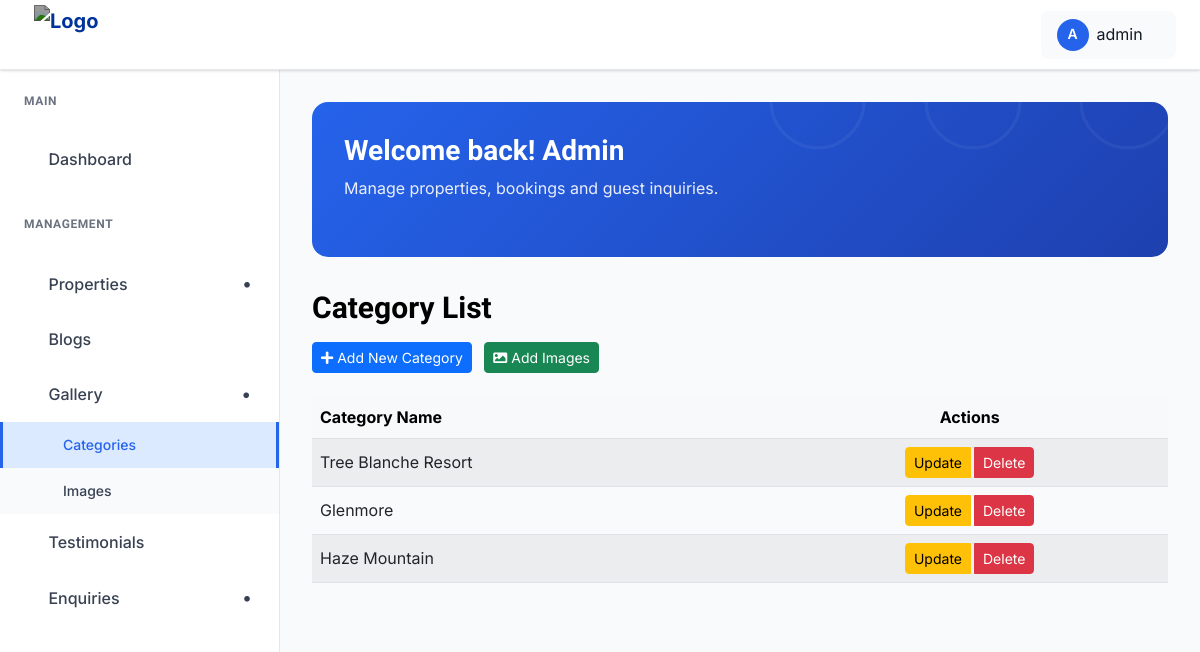
The app's page /dashboard/categories/ (signed in), older data.
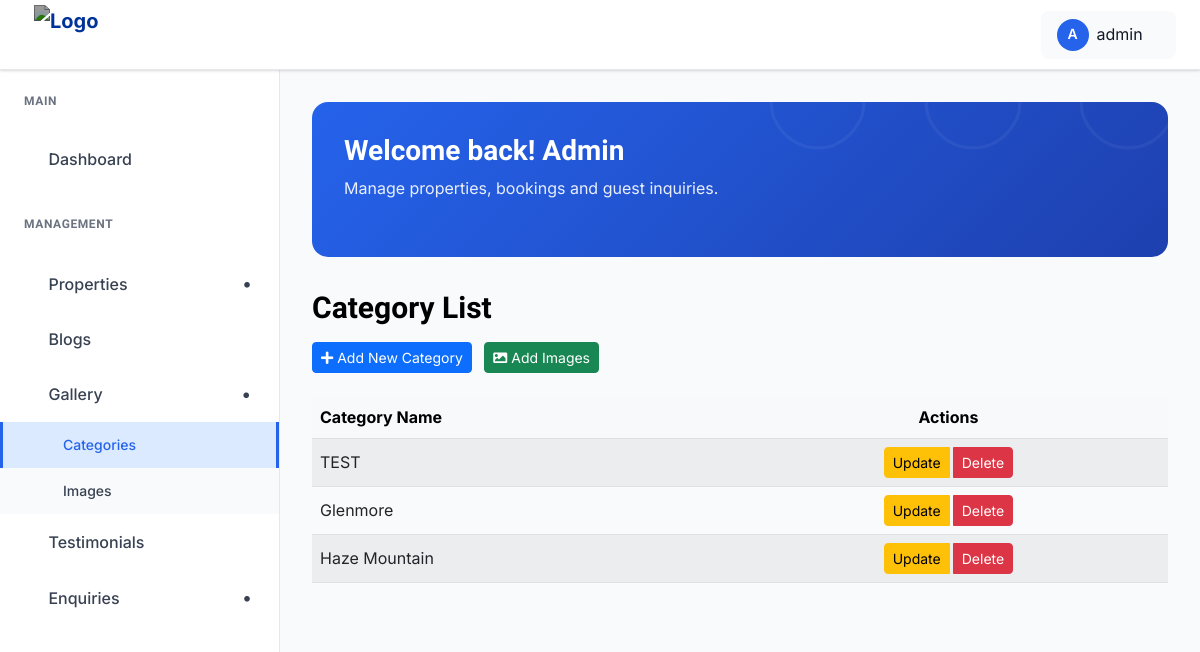
The same page, newer data.
### liok_hotels_app/models.py (models this page shows, shortened)
class Category(models.Model):
    name = models.CharField(max_length=100, unique=True)
    created_at = models.DateTimeField(auto_now_add=True)
    class Meta:
        verbose_name_plural = "Categories"

### liok_hotels_app/views.py (the view)
# urls.py: path("dashboard/categories/", views.category_list, name="category_list"),
@login_required(login_url="admin_pages:admin_login")
def category_list(request):
    categories = Category.objects.all().order_by("-created_at")
    paginator = Paginator(categories, 10)
    page_number = request.GET.get("page")
    categories = paginator.get_page(page_number)
    return render(request, "admin_pages/category_list.html", {"categories": categories})

### liok_hotels_app/context_processors.py (called while the page is built)
def global_properties(request):
    qs = Property.objects.all().order_by('name')
    return {
        'all_properties': qs,
        'properties': qs,
    }

### templates/admin_pages/category_list.html (shortened to what this page needs)
{% extends "admin_pages/base.html" %}
{% load static %}
{% block content %}
<div class="dashboard__form__wraper">
    <div class="create__course__title mb-4">
        <h4>Category List</h4>
        <a href="{% url 'admin_pages:add_category' %}" class="btn btn-primary btn-sm me-2">
            <i class="fas fa-plus"></i> Add New Category
        </a>
        <a href="{% url 'admin_pages:add_image' %}" class="btn btn-success btn-sm">
        <i class="fas fa-image"></i> Add Images
    </a>
    </div>
    <div class="custom-table-container">
        <table class="table table-striped table-hover align-middle">
            <thead class="table-light">
                <tr>
                    <th scope="col">Category Name</th>
                    <th scope="col" class="text-center">Actions</th>
                </tr>
            </thead>
            <tbody>
                {% for category in categories %}
                <tr>
                    <td>{{ category.name }}</td>
                    <td class="text-center">
                        <div class="btn-group" role="group">
                            <button type="button" class="btn btn-sm btn-warning me-1" data-bs-toggle="modal" data-bs-target="#updateCategoryModal{{ category.id }}">
                                Update
                            </button>
                            <button type="button" class="btn btn-sm btn-danger" data-bs-toggle="modal" data-bs-target="#deleteCategoryModal{{ category.id }}">
                                Delete
                            </button>
                        </div>
                    </td>
                </tr>
                {% empty %}
                <tr>
                    <td colspan="4" class="text-center py-4">
                        <p class="text-muted">No categories found. <a href="{% url 'admin_pages:add_category' %}">Add your first category</a></p>
                    </td>
                </tr>
                {% endfor %}
            </tbody>
        </table>
    </div>
</div>
{% endblock %}

Row changes from the older to the newer data that the page shows:
removed Category: name "Tree Blanche Resort"
added Category: name "TEST"
